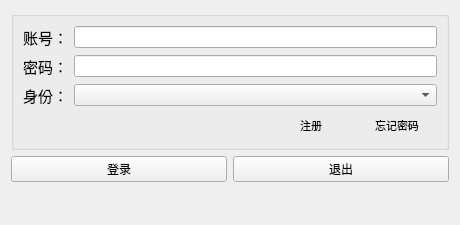
<?xml version="1.0" encoding="UTF-8"?>
<ui version="4.0">
 <class>login</class>
 <widget class="QWidget" name="login">
  <property name="geometry">
   <rect>
    <x>0</x>
    <y>0</y>
    <width>460</width>
    <height>225</height>
   </rect>
  </property>
  <property name="windowTitle">
   <string>Form</string>
  </property>
  <layout class="QVBoxLayout" name="verticalLayout">
   <item>
    <widget class="QGroupBox" name="groupBox">
     <property name="title">
      <string/>
     </property>
     <layout class="QGridLayout" name="gridLayout">
      <item row="0" column="0" colspan="3">
       <layout class="QFormLayout" name="formLayout">
        <item row="0" column="0">
         <widget class="QLabel" name="labelUserName">
          <property name="font">
           <font>
            <pointsize>11</pointsize>
           </font>
          </property>
          <property name="text">
           <string>账号：</string>
          </property>
          <property name="textFormat">
           <enum>Qt::AutoText</enum>
          </property>
         </widget>
        </item>
        <item row="0" column="1">
         <widget class="QLineEdit" name="lineEditUserName"/>
        </item>
        <item row="1" column="0">
         <widget class="QLabel" name="labelPassWord">
          <property name="font">
           <font>
            <pointsize>11</pointsize>
           </font>
          </property>
          <property name="text">
           <string>密码：</string>
          </property>
          <property name="textFormat">
           <enum>Qt::AutoText</enum>
          </property>
         </widget>
        </item>
        <item row="1" column="1">
         <widget class="QLineEdit" name="lineEditPassWord">
          <property name="echoMode">
           <enum>QLineEdit::Password</enum>
          </property>
         </widget>
        </item>
        <item row="2" column="0">
         <widget class="QLabel" name="labelStatus">
          <property name="font">
           <font>
            <pointsize>11</pointsize>
           </font>
          </property>
          <property name="text">
           <string>身份：</string>
          </property>
          <property name="textFormat">
           <enum>Qt::AutoText</enum>
          </property>
         </widget>
        </item>
        <item row="2" column="1">
         <widget class="QComboBox" name="comboBoxStatus">
          <property name="editable">
           <bool>false</bool>
          </property>
          <property name="currentText">
           <string/>
          </property>
          <property name="currentIndex">
           <number>-1</number>
          </property>
          <property name="maxVisibleItems">
           <number>10</number>
          </property>
          <property name="maxCount">
           <number>2147483647</number>
          </property>
          <property name="placeholderText">
           <string>请选择身份</string>
          </property>
          <item>
           <property name="text">
            <string>学生</string>
           </property>
          </item>
          <item>
           <property name="text">
            <string>教师</string>
           </property>
          </item>
         </widget>
        </item>
       </layout>
      </item>
      <item row="1" column="0">
       <spacer name="horizontalSpacer">
        <property name="orientation">
         <enum>Qt::Horizontal</enum>
        </property>
        <property name="sizeHint" stdset="0">
         <size>
          <width>243</width>
          <height>20</height>
         </size>
        </property>
       </spacer>
      </item>
      <item row="1" column="1">
       <widget class="QPushButton" name="pushButton">
        <property name="font">
         <font>
          <pointsize>8</pointsize>
         </font>
        </property>
        <property name="text">
         <string>注册</string>
        </property>
        <property name="default">
         <bool>false</bool>
        </property>
        <property name="flat">
         <bool>true</bool>
        </property>
       </widget>
      </item>
      <item row="1" column="2">
       <widget class="QPushButton" name="pushButton_2">
        <property name="font">
         <font>
          <pointsize>8</pointsize>
         </font>
        </property>
        <property name="text">
         <string>忘记密码</string>
        </property>
        <property name="flat">
         <bool>true</bool>
        </property>
       </widget>
      </item>
     </layout>
    </widget>
   </item>
   <item>
    <layout class="QHBoxLayout" name="horizontalLayout_2">
     <item>
      <widget class="QPushButton" name="pushButtonLogin">
       <property name="text">
        <string>登录</string>
       </property>
      </widget>
     </item>
     <item>
      <widget class="QPushButton" name="pushButtonQuit">
       <property name="text">
        <string>退出</string>
       </property>
      </widget>
     </item>
    </layout>
   </item>
   <item>
    <spacer name="verticalSpacer">
     <property name="orientation">
      <enum>Qt::Vertical</enum>
     </property>
     <property name="sizeHint" stdset="0">
      <size>
       <width>20</width>
       <height>26</height>
      </size>
     </property>
    </spacer>
   </item>
  </layout>
 </widget>
 <resources/>
 <connections/>
</ui>
